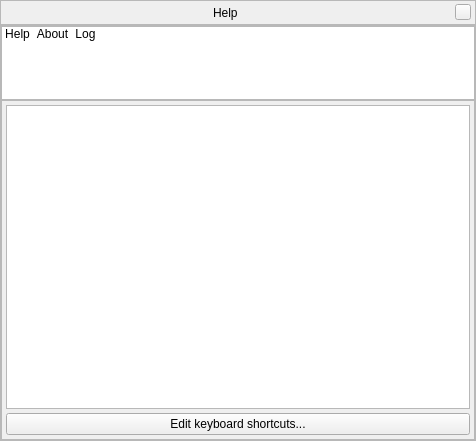
<?xml version="1.0" encoding="UTF-8"?>
<ui version="4.0">
 <class>helpDialogForm</class>
 <widget class="QWidget" name="helpDialogForm">
  <property name="geometry">
   <rect>
    <x>0</x>
    <y>0</y>
    <width>476</width>
    <height>441</height>
   </rect>
  </property>
  <property name="minimumSize">
   <size>
    <width>250</width>
    <height>250</height>
   </size>
  </property>
  <property name="styleSheet">
   <string notr="true"/>
  </property>
  <layout class="QVBoxLayout" name="verticalLayout_3">
   <property name="spacing">
    <number>0</number>
   </property>
   <property name="leftMargin">
    <number>0</number>
   </property>
   <property name="topMargin">
    <number>0</number>
   </property>
   <property name="rightMargin">
    <number>0</number>
   </property>
   <property name="bottomMargin">
    <number>0</number>
   </property>
   <item>
    <widget class="BarFrame" name="TitleBar">
     <property name="minimumSize">
      <size>
       <width>16</width>
       <height>25</height>
      </size>
     </property>
     <property name="maximumSize">
      <size>
       <width>16777215</width>
       <height>25</height>
      </size>
     </property>
     <property name="frameShape">
      <enum>QFrame::StyledPanel</enum>
     </property>
     <layout class="QHBoxLayout">
      <property name="leftMargin">
       <number>0</number>
      </property>
      <property name="topMargin">
       <number>0</number>
      </property>
      <property name="rightMargin">
       <number>4</number>
      </property>
      <property name="bottomMargin">
       <number>0</number>
      </property>
      <item>
       <spacer>
        <property name="orientation">
         <enum>Qt::Horizontal</enum>
        </property>
        <property name="sizeHint" stdset="0">
         <size>
          <width>40</width>
          <height>20</height>
         </size>
        </property>
       </spacer>
      </item>
      <item>
       <widget class="QLabel" name="stelWindowTitle">
        <property name="text">
         <string>Help</string>
        </property>
       </widget>
      </item>
      <item>
       <spacer>
        <property name="orientation">
         <enum>Qt::Horizontal</enum>
        </property>
        <property name="sizeHint" stdset="0">
         <size>
          <width>40</width>
          <height>20</height>
         </size>
        </property>
       </spacer>
      </item>
      <item>
       <widget class="QPushButton" name="closeStelWindow">
        <property name="minimumSize">
         <size>
          <width>16</width>
          <height>16</height>
         </size>
        </property>
        <property name="maximumSize">
         <size>
          <width>16</width>
          <height>16</height>
         </size>
        </property>
        <property name="focusPolicy">
         <enum>Qt::NoFocus</enum>
        </property>
        <property name="text">
         <string/>
        </property>
       </widget>
      </item>
     </layout>
    </widget>
   </item>
   <item>
    <widget class="QFrame" name="viewContent">
     <property name="frameShape">
      <enum>QFrame::StyledPanel</enum>
     </property>
     <layout class="QGridLayout" name="gridLayout">
      <property name="leftMargin">
       <number>0</number>
      </property>
      <property name="topMargin">
       <number>0</number>
      </property>
      <property name="rightMargin">
       <number>0</number>
      </property>
      <property name="bottomMargin">
       <number>0</number>
      </property>
      <property name="spacing">
       <number>0</number>
      </property>
      <item row="0" column="0">
       <widget class="QListWidget" name="stackListWidget">
        <property name="minimumSize">
         <size>
          <width>0</width>
          <height>74</height>
         </size>
        </property>
        <property name="maximumSize">
         <size>
          <width>16777215</width>
          <height>74</height>
         </size>
        </property>
        <property name="focusPolicy">
         <enum>Qt::NoFocus</enum>
        </property>
        <property name="verticalScrollBarPolicy">
         <enum>Qt::ScrollBarAlwaysOff</enum>
        </property>
        <property name="horizontalScrollBarPolicy">
         <enum>Qt::ScrollBarAlwaysOff</enum>
        </property>
        <property name="selectionMode">
         <enum>QAbstractItemView::SingleSelection</enum>
        </property>
        <property name="iconSize">
         <size>
          <width>50</width>
          <height>50</height>
         </size>
        </property>
        <property name="movement">
         <enum>QListView::Static</enum>
        </property>
        <property name="flow">
         <enum>QListView::LeftToRight</enum>
        </property>
        <property name="isWrapping" stdset="0">
         <bool>false</bool>
        </property>
        <property name="resizeMode">
         <enum>QListView::Adjust</enum>
        </property>
        <property name="layoutMode">
         <enum>QListView::SinglePass</enum>
        </property>
        <property name="spacing">
         <number>0</number>
        </property>
        <property name="viewMode">
         <enum>QListView::IconMode</enum>
        </property>
        <property name="uniformItemSizes">
         <bool>false</bool>
        </property>
        <property name="wordWrap">
         <bool>false</bool>
        </property>
        <property name="selectionRectVisible">
         <bool>false</bool>
        </property>
        <item>
         <property name="text">
          <string>Help</string>
         </property>
         <property name="icon">
          <iconset>
           <normalon>:/graphicGui/tabicon-help.png</normalon>
          </iconset>
         </property>
        </item>
        <item>
         <property name="text">
          <string>About</string>
         </property>
         <property name="icon">
          <iconset>
           <normalon>:/graphicGui/tabicon-info.png</normalon>
          </iconset>
         </property>
        </item>
        <item>
         <property name="text">
          <string>Log</string>
         </property>
         <property name="icon">
          <iconset>
           <normalon>:/graphicGui/tabicon-logs.png</normalon>
          </iconset>
         </property>
        </item>
       </widget>
      </item>
      <item row="1" column="0">
       <widget class="QStackedWidget" name="stackedWidget">
        <property name="frameShape">
         <enum>QFrame::StyledPanel</enum>
        </property>
        <property name="currentIndex">
         <number>0</number>
        </property>
        <widget class="QWidget" name="pageHelp">
         <layout class="QVBoxLayout" name="verticalLayout_5">
          <property name="spacing">
           <number>4</number>
          </property>
          <property name="leftMargin">
           <number>4</number>
          </property>
          <property name="topMargin">
           <number>4</number>
          </property>
          <property name="rightMargin">
           <number>4</number>
          </property>
          <property name="bottomMargin">
           <number>4</number>
          </property>
          <item>
           <widget class="QTextBrowser" name="helpBrowser">
            <property name="sizePolicy">
             <sizepolicy hsizetype="Expanding" vsizetype="Expanding">
              <horstretch>0</horstretch>
              <verstretch>0</verstretch>
             </sizepolicy>
            </property>
            <property name="mouseTracking">
             <bool>true</bool>
            </property>
            <property name="contextMenuPolicy">
             <enum>Qt::DefaultContextMenu</enum>
            </property>
            <property name="acceptDrops">
             <bool>false</bool>
            </property>
            <property name="openExternalLinks">
             <bool>true</bool>
            </property>
           </widget>
          </item>
          <item>
           <widget class="QPushButton" name="editShortcutsButton">
            <property name="text">
             <string extracomment="Same text as in the Configuration window!">Edit keyboard shortcuts...</string>
            </property>
           </widget>
          </item>
         </layout>
        </widget>
        <widget class="QWidget" name="pageAbout">
         <layout class="QVBoxLayout" name="verticalLayout_2">
          <property name="spacing">
           <number>4</number>
          </property>
          <property name="leftMargin">
           <number>4</number>
          </property>
          <property name="topMargin">
           <number>4</number>
          </property>
          <property name="rightMargin">
           <number>4</number>
          </property>
          <property name="bottomMargin">
           <number>4</number>
          </property>
          <item>
           <widget class="QTextBrowser" name="aboutBrowser">
            <property name="openExternalLinks">
             <bool>true</bool>
            </property>
           </widget>
          </item>
          <item>
           <widget class="QPushButton" name="checkUpdatesButton">
            <property name="text">
             <string>Check updates</string>
            </property>
           </widget>
          </item>
         </layout>
        </widget>
        <widget class="QWidget" name="pageLog">
         <layout class="QVBoxLayout" name="verticalLayout">
          <property name="spacing">
           <number>4</number>
          </property>
          <property name="leftMargin">
           <number>4</number>
          </property>
          <property name="topMargin">
           <number>4</number>
          </property>
          <property name="rightMargin">
           <number>4</number>
          </property>
          <property name="bottomMargin">
           <number>4</number>
          </property>
          <item>
           <widget class="QLabel" name="logPathLabel">
            <property name="text">
             <string notr="true">xxx</string>
            </property>
            <property name="wordWrap">
             <bool>true</bool>
            </property>
            <property name="textInteractionFlags">
             <set>Qt::TextSelectableByMouse</set>
            </property>
           </widget>
          </item>
          <item>
           <widget class="QTextBrowser" name="logBrowser">
            <property name="horizontalScrollBarPolicy">
             <enum>Qt::ScrollBarAlwaysOff</enum>
            </property>
            <property name="lineWrapMode">
             <enum>QTextEdit::WidgetWidth</enum>
            </property>
            <property name="acceptRichText">
             <bool>false</bool>
            </property>
            <property name="textInteractionFlags">
             <set>Qt::TextSelectableByKeyboard|Qt::TextSelectableByMouse</set>
            </property>
            <property name="openLinks">
             <bool>false</bool>
            </property>
           </widget>
          </item>
          <item>
           <widget class="QPushButton" name="refreshButton">
            <property name="text">
             <string>Refresh</string>
            </property>
           </widget>
          </item>
         </layout>
        </widget>
       </widget>
      </item>
     </layout>
    </widget>
   </item>
  </layout>
 </widget>
 <customwidgets>
  <customwidget>
   <class>BarFrame</class>
   <extends>QFrame</extends>
   <header>Dialog.hpp</header>
   <container>1</container>
  </customwidget>
 </customwidgets>
 <resources/>
 <connections/>
</ui>
